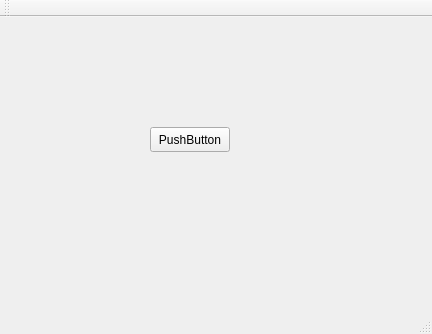
<?xml version="1.0" encoding="UTF-8"?>
<ui version="4.0">
 <class>MainWindow</class>
 <widget class="QMainWindow" name="MainWindow">
  <property name="geometry">
   <rect>
    <x>0</x>
    <y>0</y>
    <width>432</width>
    <height>334</height>
   </rect>
  </property>
  <property name="windowTitle">
   <string>MainWindow</string>
  </property>
  <widget class="QWidget" name="centralWidget">
   <widget class="QPushButton" name="pushButton">
    <property name="geometry">
     <rect>
      <x>150</x>
      <y>110</y>
      <width>80</width>
      <height>25</height>
     </rect>
    </property>
    <property name="text">
     <string>PushButton</string>
    </property>
   </widget>
  </widget>
  <widget class="QMenuBar" name="menuBar">
   <property name="geometry">
    <rect>
     <x>0</x>
     <y>0</y>
     <width>432</width>
     <height>22</height>
    </rect>
   </property>
  </widget>
  <widget class="QToolBar" name="mainToolBar">
   <attribute name="toolBarArea">
    <enum>TopToolBarArea</enum>
   </attribute>
   <attribute name="toolBarBreak">
    <bool>false</bool>
   </attribute>
  </widget>
  <widget class="QStatusBar" name="statusBar"/>
 </widget>
 <layoutdefault spacing="6" margin="11"/>
 <resources/>
 <connections>
  <connection>
   <sender>pushButton</sender>
   <signal>clicked()</signal>
   <receiver>MainWindow</receiver>
   <slot>close()</slot>
   <hints>
    <hint type="sourcelabel">
     <x>200</x>
     <y>167</y>
    </hint>
    <hint type="destinationlabel">
     <x>202</x>
     <y>239</y>
    </hint>
   </hints>
  </connection>
 </connections>
</ui>
